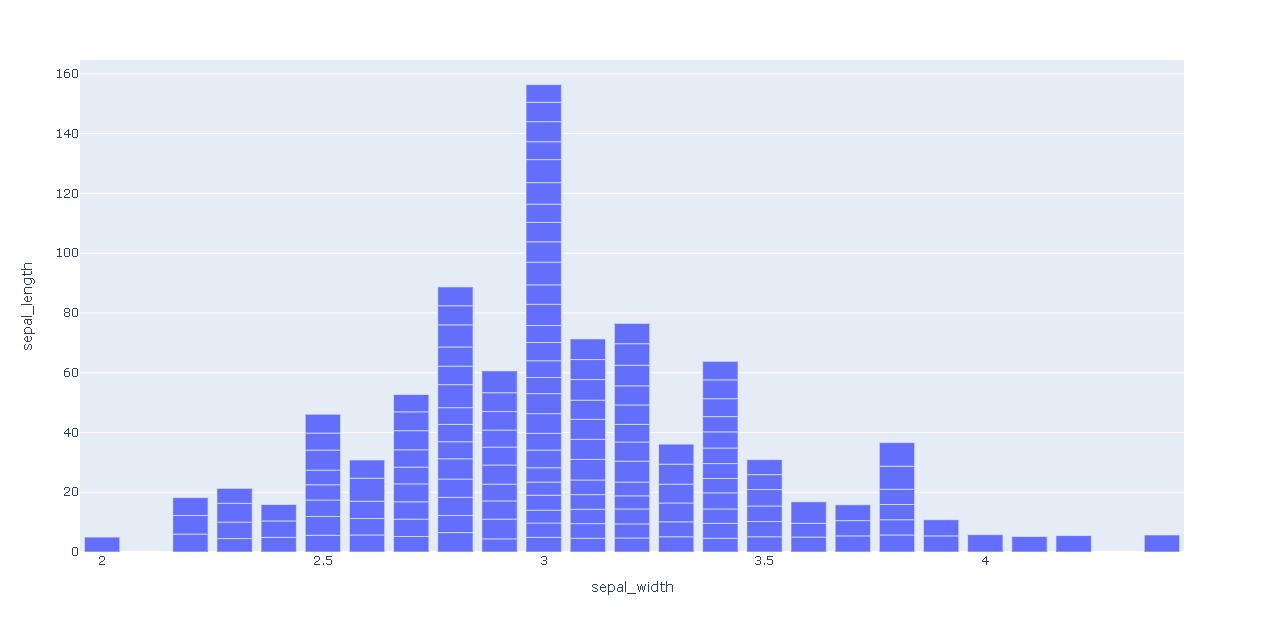

Python code for this plot:
import plotly.express as px # Biblioteca usada para criar gráficos

df = px.data.iris() # DataFrame com conjunto de dados Iris
fig = px.bar(df, x = "sepal_width", y = "sepal_length") # Cria o objeto com os dados de x e y automaticamente por plotly.
fig.show() # Plota o gráfico

# plotly.express pode criar toda a fígura de uma só vez. Ele usa a graph_objects internamente
